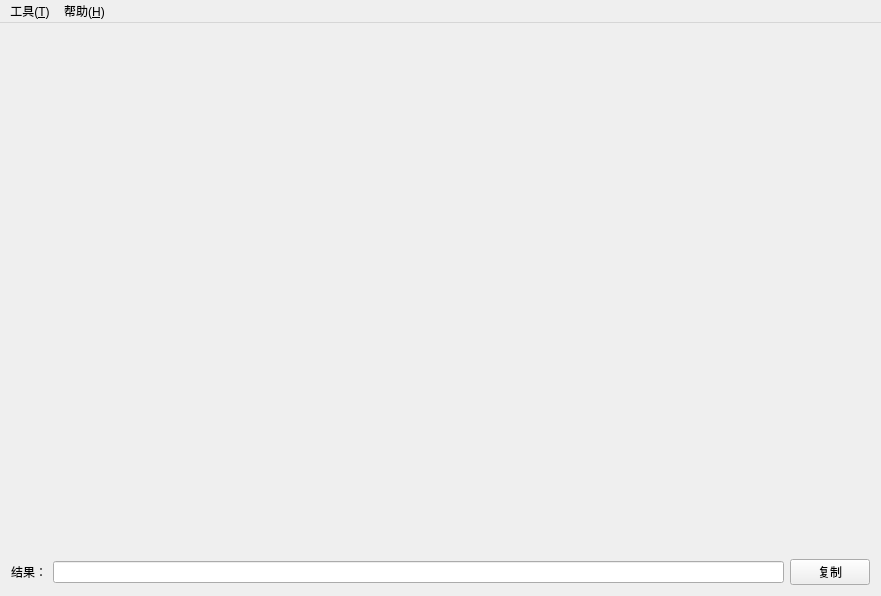
<?xml version="1.0" encoding="UTF-8"?>
<ui version="4.0">
 <class>MainWindow</class>
 <widget class="QMainWindow" name="MainWindow">
  <property name="geometry">
   <rect>
    <x>0</x>
    <y>0</y>
    <width>881</width>
    <height>596</height>
   </rect>
  </property>
  <property name="windowTitle">
   <string>Milesight语言助手</string>
  </property>
  <widget class="QWidget" name="centralWidget">
   <layout class="QVBoxLayout" name="verticalLayout_3">
    <item>
     <widget class="QSplitter" name="splitter">
      <property name="sizePolicy">
       <sizepolicy hsizetype="Expanding" vsizetype="Expanding">
        <horstretch>0</horstretch>
        <verstretch>0</verstretch>
       </sizepolicy>
      </property>
      <property name="orientation">
       <enum>Qt::Horizontal</enum>
      </property>
      <property name="handleWidth">
       <number>1</number>
      </property>
      <property name="childrenCollapsible">
       <bool>false</bool>
      </property>
      <widget class="LanguageWidget" name="widget_language1" native="true"/>
      <widget class="LanguageWidget" name="widget_language2" native="true"/>
     </widget>
    </item>
    <item>
     <layout class="QHBoxLayout" name="horizontalLayout">
      <item>
       <widget class="QLabel" name="label_2">
        <property name="text">
         <string>结果：</string>
        </property>
       </widget>
      </item>
      <item>
       <widget class="QLineEdit" name="lineEdit_result"/>
      </item>
      <item>
       <widget class="QPushButton" name="pushButton_copy">
        <property name="text">
         <string>复制</string>
        </property>
       </widget>
      </item>
     </layout>
    </item>
   </layout>
  </widget>
  <widget class="QMenuBar" name="menuBar">
   <property name="geometry">
    <rect>
     <x>0</x>
     <y>0</y>
     <width>881</width>
     <height>28</height>
    </rect>
   </property>
   <widget class="QMenu" name="menu_T">
    <property name="title">
     <string>工具(&amp;T)</string>
    </property>
    <addaction name="action_exportUntranslated"/>
    <addaction name="separator"/>
    <addaction name="action_exportNew"/>
    <addaction name="separator"/>
    <addaction name="actionCheckError"/>
   </widget>
   <widget class="QMenu" name="menu_H">
    <property name="title">
     <string>帮助(&amp;H)</string>
    </property>
    <addaction name="action_about"/>
   </widget>
   <addaction name="menu_T"/>
   <addaction name="menu_H"/>
  </widget>
  <action name="action_exportUntranslated">
   <property name="text">
    <string>导出未翻译文件</string>
   </property>
  </action>
  <action name="action_exportNew">
   <property name="text">
    <string>导出新增部分</string>
   </property>
  </action>
  <action name="action_about">
   <property name="text">
    <string>关于</string>
   </property>
  </action>
  <action name="actionCheckError">
   <property name="text">
    <string>检查错误</string>
   </property>
  </action>
 </widget>
 <layoutdefault spacing="6" margin="11"/>
 <customwidgets>
  <customwidget>
   <class>LanguageWidget</class>
   <extends>QWidget</extends>
   <header>LanguageWidget.h</header>
   <container>1</container>
  </customwidget>
 </customwidgets>
 <resources/>
 <connections/>
</ui>
